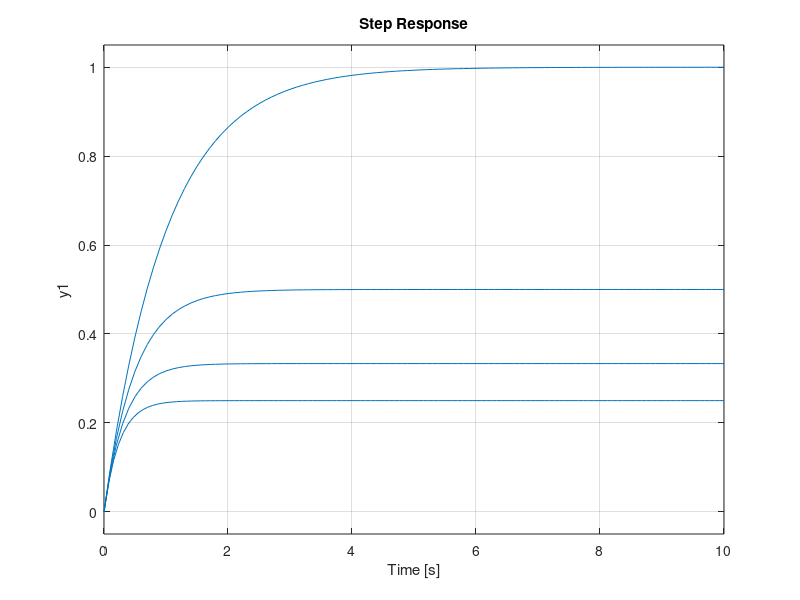

This figure's MATLAB source:
sys1 = tf([1], [1 1]);
step(sys1, 10);   #10, is the specified time
hold on;

sys2 = feedback(sys1, 1);
step(sys2, 10);
hold on;

sys3 = feedback(sys2, 1);
step(sys3, 10);
hold on;

sys4 = feedback(sys3, 1);
step(sys4, 10);
hold on;
